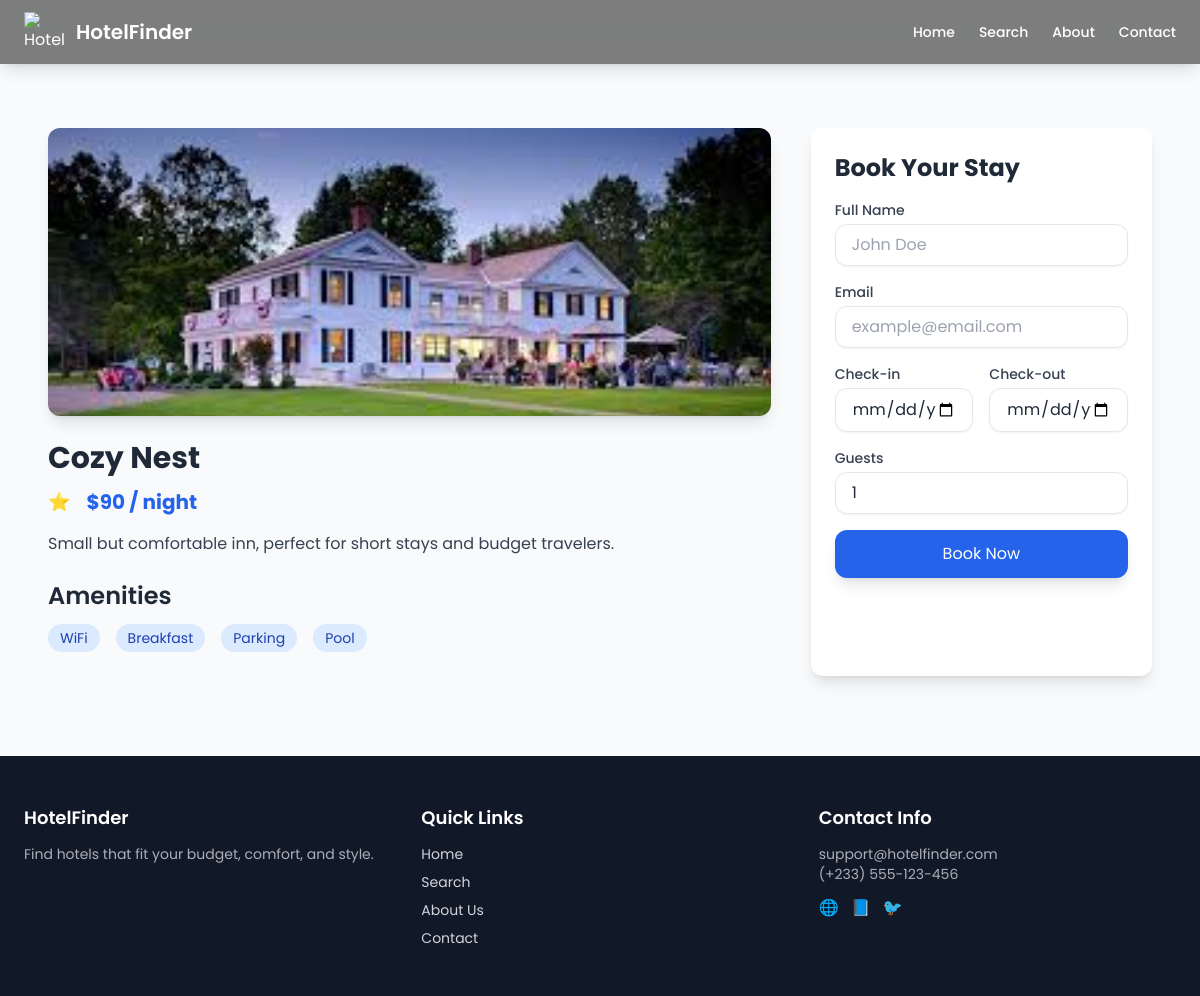
/hotel/10/, run on the app's committed database.
### hotel/models.py (models this page shows, shortened)
class hotel(models.Model):
    hotel_name = models.CharField(max_length=100)
    hotel_price = models.IntegerField()
    hotel_description = models.TextField()
    location = models.CharField(max_length=200, blank=True, null=True)
    rating = models.DecimalField(max_digits=3, decimal_places=1, default=0.0)
    image = image = models.ImageField(upload_to='hotels/', blank=True, null=True)

### hotel/views.py (the view, shortened to what this page needs)
# urls.py: path('hotel/<int:id>/', views.hotel_detail, name='hotel_detail'),
def hotel_detail(request, id):
    hotel_obj = get_object_or_404(hotel, id=id)
    available = True
    check_in = request.GET.get('check_in')
    check_out = request.GET.get('check_out')
    context = {
        "hotel": hotel_obj,
        "available": available,
        "check_in": check_in,
        "check_out": check_out,
    }
    return render(request, "hotel/hotel_detail.html", context)

### hotel/templates/hotel/hotel_detail.html (shortened to what this page needs)
{% extends 'hotel/base.html' %}
{% block content %}
<section class="max-w-6xl mx-auto px-6 mt-12 mb-20">
  <div class="grid grid-cols-1 lg:grid-cols-3 gap-10">
    <div class="lg:col-span-2">
      <div class="rounded-xl overflow-hidden shadow-lg mb-6">
        <img src="{{ hotel.image.url }}" class="w-full h-72 object-cover" alt="{{ hotel.hotel_name }}">
      </div>
      <h2 class="text-3xl font-bold mb-3">{{ hotel.hotel_name }}</h2>
      <div class="flex items-center mb-4 gap-4">
        <span class="text-yellow-400 font-semibold text-lg">⭐ {{ hotel.hotel_rating }}</span>
        <span class="font-bold text-xl text-blue-600">${{ hotel.hotel_price }} / night</span>
      </div>
      <p class="text-gray-700 mb-6">{{ hotel.hotel_description }}</p>
      <h3 class="text-2xl font-semibold mb-3">Amenities</h3>
      <div class="flex flex-wrap gap-4 mb-6">
        <span class="bg-blue-100 text-blue-800 px-3 py-1 rounded-full text-sm">WiFi</span>
        <span class="bg-blue-100 text-blue-800 px-3 py-1 rounded-full text-sm">Breakfast</span>
        <span class="bg-blue-100 text-blue-800 px-3 py-1 rounded-full text-sm">Parking</span>
        <span class="bg-blue-100 text-blue-800 px-3 py-1 rounded-full text-sm">Pool</span>
      </div>
    </div>
    <div class="bg-white shadow-lg rounded-xl p-6 sticky top-28">
      <h3 class="text-2xl font-bold mb-4">Book Your Stay</h3>
      <form action="{% url 'book_hotel' hotel.id %}" method="post" class="space-y-4">
        <div>
          <label for="full_name" class="block text-sm font-medium text-gray-700">Full Name</label>
          <input type="text" name="full_name" id="full_name" placeholder="John Doe"
                 class="mt-1 block w-full px-4 py-2 border rounded-xl focus:outline-none focus:ring-2 focus:ring-blue-600 shadow-sm">
        </div>
        <div>
          <label for="email" class="block text-sm font-medium text-gray-700">Email</label>
          <input type="email" name="email" id="email" placeholder="example@email.com"
                 class="mt-1 block w-full px-4 py-2 border rounded-xl focus:outline-none focus:ring-2 focus:ring-blue-600 shadow-sm">
        </div>
        <div class="grid grid-cols-2 gap-4">
          <div>
            <label for="check_in" class="block text-sm font-medium text-gray-700">Check-in</label>
            <input type="date" name="check_in" id="check_in"
                   class="mt-1 block w-full px-4 py-2 border rounded-xl focus:outline-none focus:ring-2 focus:ring-blue-600 shadow-sm">
          </div>
          <div>
            <label for="check_out" class="block text-sm font-medium text-gray-700">Check-out</label>
            <input type="date" name="check_out" id="check_out"
                   class="mt-1 block w-full px-4 py-2 border rounded-xl focus:outline-none focus:ring-2 focus:ring-blue-600 shadow-sm">
          </div>
        </div>
        <div>
          <label for="guests" class="block text-sm font-medium text-gray-700">Guests</label>
          <input type="number" name="guests" id="guests" min="1" value="1"
                 class="mt-1 block w-full px-4 py-2 border rounded-xl focus:outline-none focus:ring-2 focus:ring-blue-600 shadow-sm">
        </div>
        <button type="submit" class="w-full bg-blue-600 hover:bg-blue-700 text-white px-6 py-3 rounded-xl shadow-lg transition transform hover:scale-[1.05]">Book Now</button>
      </form>
    </div>
  </div>
</section>
{% endblock %}

### hotel/templates/hotel/base.html (style rules this page uses)
body { font-family: 'Poppins', sans-serif; }

### data on the page
hotel: image (picture), hotel_name "Cozy Nest", hotel_price "90", hotel_description "Small but comfortable inn, perfect for short stays and budget travelers."
